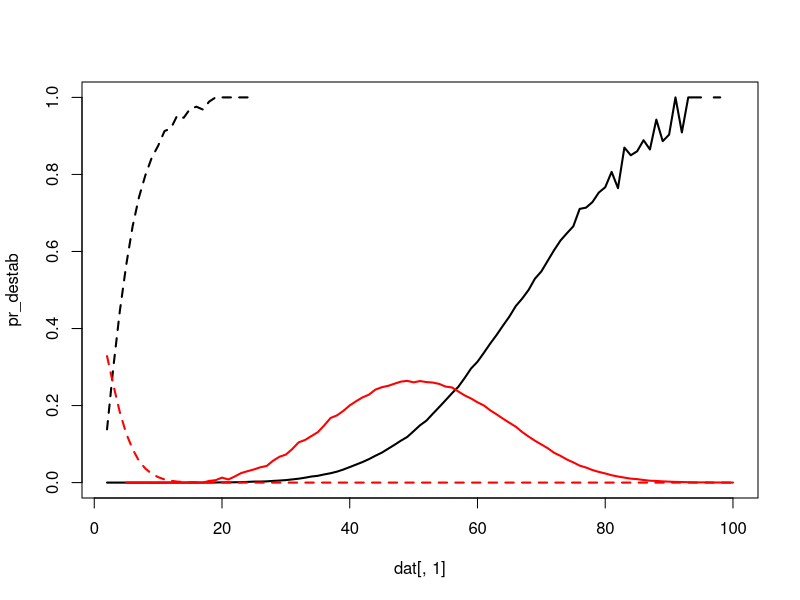
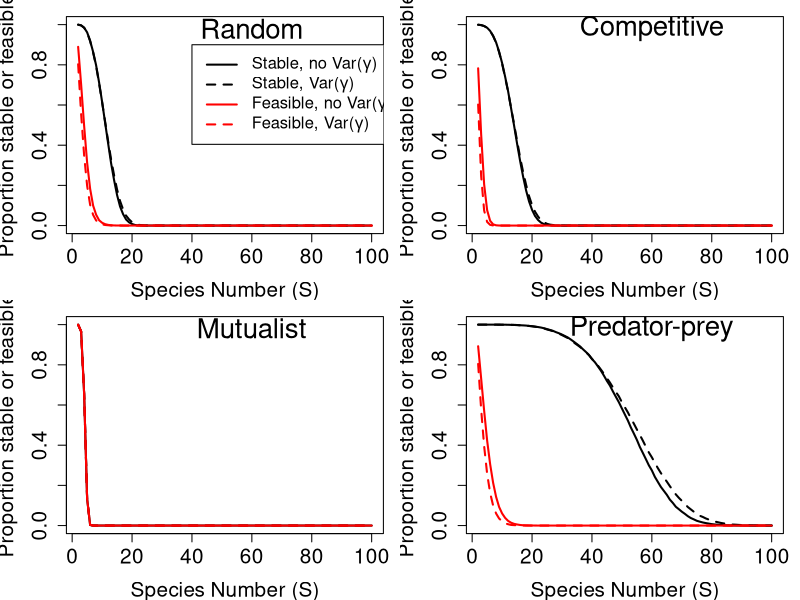

Reproduce these figures in R, in order.
rand_gen_var <- function(max_sp, iters, int_type = 0, rmx = 10, eps_max = 1000){
    tot_res <- NULL;
    fea_res <- NULL;
    for(i in 2:max_sp){
        nn             <- i;
        A1_stt         <- 0;
        A2_stt         <- 0;
        A1_fet         <- 0;
        A2_fet         <- 0;
        iter           <- iters;
        tot_res[[i-1]] <- matrix(data = 0, nrow = iter, ncol = 2);
        fea_res[[i-1]] <- matrix(data = 0, nrow = iter, ncol = 2);
        while(iter > 0){
            r_vec    <- runif(n = nn, min = 1, max = rmx);
            A1_dat   <- rnorm(n = nn * nn, mean = 0, sd = 0.4);
            A1       <- matrix(data = A1_dat, nrow = nn, ncol = nn);
            A1       <- species_interactions(mat = A1, type = int_type);
            diag(A1) <- -1;
            epsil    <- runif(n = nn, min = 1, max = eps_max);
            eps_dat  <- rep(x = epsil, times = nn);
            eps_mat  <- matrix(data = epsil, nrow = nn, ncol = nn, 
                               byrow = FALSE);
            A2       <- A1 * eps_mat;
            A1_stb   <- max(Re(eigen(A1)$values)) < 0;
            A2_stb   <- max(Re(eigen(A2)$values)) < 0;
            A1_fea   <- min(-1*solve(A1) %*% r_vec) > 0;
            A2_fea   <- min(-1*solve(A2) %*% r_vec) > 0;
            if(A1_stb == TRUE){
                tot_res[[i-1]][iter, 1] <- 1;
            }
            if(A2_stb == TRUE){
                tot_res[[i-1]][iter, 2] <- 1;
            }
            if(A1_fea == TRUE){
                fea_res[[i-1]][iter, 1] <- 1;
            }
            if(A2_fea == TRUE){
                fea_res[[i-1]][iter, 2] <- 1;
            }
            iter    <- iter - 1;
        }
        print(i);
    }
    all_res <- summarise_randmat(tot_res = tot_res, fea_res = fea_res);
    return(all_res);
}


species_interactions <- function(mat, type = 0){
    if(type == 1){
        mat[mat > 0] <- -1*mat[mat > 0];
    }
    if(type == 2){
        mat[mat < 0] <- -1*mat[mat < 0];
    }
    if(type == 3){
        for(i in 1:dim(mat)[1]){
            for(j in 1:dim(mat)[2]){
                if(mat[i, j] * mat[j, i] > 0){
                    mat[j, i] <- -1 * mat[j, i];
                }
            }
        }
    }
    return(mat);
}


summarise_randmat <- function(tot_res, fea_res){
    sims    <- length(tot_res);
    all_res <- matrix(data = 0, nrow = sims, ncol = 9);
    for(i in 1:sims){
        unstables <- tot_res[[i]][,1] == FALSE & tot_res[[i]][,2] == FALSE;
        stables   <- tot_res[[i]][,1] == TRUE  & tot_res[[i]][,2] == TRUE;
        unstabled <- tot_res[[i]][,1] == TRUE  & tot_res[[i]][,2] == FALSE;
        stabled   <- tot_res[[i]][,1] == FALSE & tot_res[[i]][,2] == TRUE;
        non_feas  <- fea_res[[i]][,1] == FALSE & fea_res[[i]][,2] == FALSE;
        feasibl   <- fea_res[[i]][,1] == TRUE  & fea_res[[i]][,2] == TRUE;
        unfeased  <- fea_res[[i]][,1] == TRUE  & fea_res[[i]][,2] == FALSE;
        feased    <- fea_res[[i]][,1] == FALSE & fea_res[[i]][,2] == TRUE;
        all_res[i, 1] <- i + 1;
        all_res[i, 2] <- sum(unstables);
        all_res[i, 3] <- sum(stables);
        all_res[i, 4] <- sum(unstabled);
        all_res[i, 5] <- sum(stabled);
        all_res[i, 6] <- sum(non_feas);
        all_res[i, 7] <- sum(feasibl);
        all_res[i, 8] <- sum(unfeased);
        all_res[i, 9] <- sum(feased);
    }
    return(all_res);
}


# Get:
# (1) proportion stable made unstable
# (2) proportion unstable made stable
# (3) proportion feasible made infeasible
# (4) proportion infeasible made feasible


random      <- read.csv(file = "sim_results/random_community.csv");
competition <- read.csv(file = "sim_results/competitor_community.csv");
mutualism   <- read.csv(file = "sim_results/mutualist_community.csv");
pred_prey   <- read.csv(file = "sim_results/predator_prey_community.csv");



dat <- pred_prey;

pr_destab <- dat[,4] / (dat[,4] + dat[,3]);
pr_stabld <- dat[,5] / (dat[,5] + dat[,2]);
pr_defeas <- dat[,8] / (dat[,8] + dat[,7]);
pr_feased <- dat[,9] / (dat[,9] + dat[,6]);
Sp        <- dat[,1];

plot(dat[,1], pr_destab, type = "l", lwd = 2, ylim = c(0, 1));
points(dat[,1], pr_stabld, type = "l", lwd = 2, col = "red");
points(dat[,1], pr_defeas, type = "l", lwd = 2, col = "black", lty = "dashed");
points(dat[,1], pr_feased, type = "l", lwd = 2, col = "red", lty = "dashed");



# ==============================================================================
par(mfrow = c(2, 2), mar = c(4, 4, 1, 1));
# ==============================================================================
dat      <- random;
stab_nov <- dat[,3] + dat[,4];
stab_var <- dat[,3] + dat[,5];
feas_nov <- dat[,7] + dat[,8];
feas_var <- dat[,7] + dat[,9];
plot(x = Sp, y = stab_nov / 100000, type = "l", lwd = 2, ylim = c(0,1),
     cex.lab = 1.5, cex.axis = 1.5, xlab = "Species Number (S)",
     ylab = "Proportion stable or feasible");
points(x = Sp, y = stab_var / 100000, type = "l", lwd = 2, lty = "dashed");
points(x = Sp, y = feas_nov / 100000, type = "l", lwd = 2, col = "red");
points(x = Sp, y = feas_var / 100000, type = "l", lwd = 2, col = "red",
       lty = "dashed");
legend(x = 40, y = 0.9, col = c("black", "black", "red", "red"), cex = 1.2,
       legend = c(expression(paste("Stable, no Var(",gamma,")")),
                             expression(paste("Stable, Var(",gamma,")")),
                             expression(paste("Feasible, no Var(",gamma,")")),
                             expression(paste("Feasible, Var(",gamma,")"))),
       lty = c("solid", "dashed", "solid", "dashed"), lwd = 2);
text(x = 60, y = 0.98, labels = "Random", cex = 2);
# ==============================================================================
dat      <- competition;
stab_nov <- dat[,3] + dat[,4];
stab_var <- dat[,3] + dat[,5];
feas_nov <- dat[,7] + dat[,8];
feas_var <- dat[,7] + dat[,9];
plot(x = Sp, y = stab_nov / 100000, type = "l", lwd = 2, ylim = c(0,1),
     cex.lab = 1.5, cex.axis = 1.5, xlab = "Species Number (S)",
     ylab = "Proportion stable or feasible");
points(x = Sp, y = stab_var / 100000, type = "l", lwd = 2, lty = "dashed");
points(x = Sp, y = feas_nov / 100000, type = "l", lwd = 2, col = "red");
points(x = Sp, y = feas_var / 100000, type = "l", lwd = 2, col = "red",
       lty = "dashed");
text(x = 60, y = 0.98, labels = "Competitive", cex = 2);
# ==============================================================================
dat      <- mutualism;
stab_nov <- dat[,3] + dat[,4];
stab_var <- dat[,3] + dat[,5];
feas_nov <- dat[,7] + dat[,8];
feas_var <- dat[,7] + dat[,9];
plot(x = Sp, y = stab_nov / 100000, type = "l", lwd = 2, ylim = c(0,1),
     cex.lab = 1.5, cex.axis = 1.5, xlab = "Species Number (S)",
     ylab = "Proportion stable or feasible");
points(x = Sp, y = stab_var / 100000, type = "l", lwd = 2, lty = "dashed");
points(x = Sp, y = feas_nov / 100000, type = "l", lwd = 2, col = "red");
points(x = Sp, y = feas_var / 100000, type = "l", lwd = 2, col = "red",
       lty = "dashed");
text(x = 60, y = 0.98, labels = "Mutualist", cex = 2);
# ==============================================================================
dat      <- pred_prey;
stab_nov <- dat[,3] + dat[,4];
stab_var <- dat[,3] + dat[,5];
feas_nov <- dat[,7] + dat[,8];
feas_var <- dat[,7] + dat[,9];
plot(x = Sp, y = stab_nov / 100000, type = "l", lwd = 2, ylim = c(0,1),
     cex.lab = 1.5, cex.axis = 1.5, xlab = "Species Number (S)",
     ylab = "Proportion stable or feasible");
points(x = Sp, y = stab_var / 100000, type = "l", lwd = 2, lty = "dashed");
points(x = Sp, y = feas_nov / 100000, type = "l", lwd = 2, col = "red");
points(x = Sp, y = feas_var / 100000, type = "l", lwd = 2, col = "red",
       lty = "dashed");
text(x = 60, y = 0.98, labels = "Predator-prey", cex = 2);
# ==============================================================================











